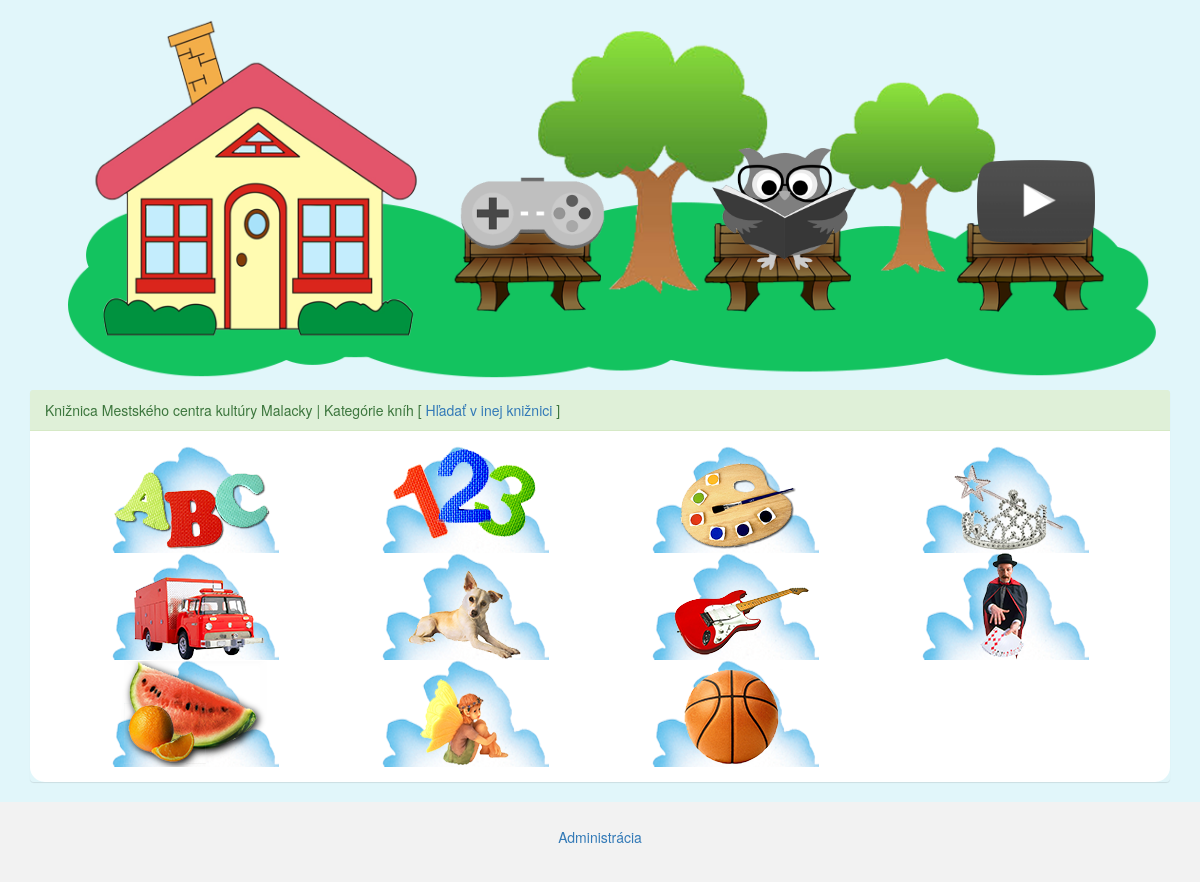
Screenshot of /books/index.php?sel_lib=4 with the database file from the repository.
### tables this page shows
CREATE TABLE `library` (
  `id` int(10) UNSIGNED NOT NULL,
  `lib_name` varchar(200) NOT NULL,
  `ip` varchar(100) NOT NULL,
  `format` varchar(50) NOT NULL,
  `db_name` varchar(100) NOT NULL,
  `port` int(11) NOT NULL,
  `location_id` int(10) UNSIGNED DEFAULT NULL
);

CREATE TABLE `book_cat` (
  `id` int(10) UNSIGNED NOT NULL,
  `name` varchar(50) NOT NULL,
  `keywords` varchar(300) NOT NULL,
  `image_path` varchar(300) NOT NULL
);

### books/select_categories.php (the view, shortened to what this page needs)
<?php
include "library.php";
if(isset($_GET['cat_id'])){
    $selected_library = $_GET['sel_lib'];
    $id = $_GET['cat_id'];
    $cat = "SELECT * FROM book_cat WHERE id=$id";
    $result = mysqli_query($conn, $cat);
    $row = mysqli_fetch_assoc($result);
    $name = $row['name'];
    $keywords = $row['keywords'];
    echo"
    <div class='panel panel-success'>
        <div class='panel-heading'>Kategória : $name</div>
        <div class='panel-body'>
             <div class='col-xs-12 col-sm-12 col-md-12' align='center'>
             ";
                search($conn, $selected_library, $keywords);
            echo"</div></div></div>";
}else if(isset($_GET['sel_lib'])){
        $selected_library = $_GET['sel_lib'];
        $lib_name = "SELECT * FROM library WHERE id = $selected_library";
        $res = mysqli_query($conn, $lib_name);
        $oneRow = mysqli_fetch_assoc($res);
        $lib_name = $oneRow['lib_name'];
                     ?>
                    <div class="panel panel-success">
                        <div class='panel-heading'><?php echo $lib_name; ?> | Kategórie kníh [<a href="index.php?manual=1"> Hľadať v inej knižnici </a>]</div>
                        <div class='panel-body'>
                            <div class='col-xs-12 col-sm-12 col-md-12' align="center">
                                <?php
                                $cat = "SELECT * FROM book_cat";
                                $result = mysqli_query($conn, $cat);
                                while ($row = mysqli_fetch_assoc($result)) {
                                    $cat_id = $row['id'];
                                    $image_path = $row['image_path'];
                                    echo "<div class='col-xs-12 col-sm-6 col-md-3'>
                                    <a href='index.php?sel_lib=$selected_library&cat_id=$cat_id'>
                                        <img src='../admin/" . $image_path . "' class='img-responsive' alt=''/>
                                    </a></div>";
                                }
                                echo "</div></div></div>";
}
?>

### css/homepage.css (style rules this page uses)
body { background-color: #e1f6fa; }
.panel { margin-top: 10px; border: 0px; background-color: #e1f6fa; border-color: #e1f6fa; }
.panel-body { background-color: white; border-radius: 15px; border-top-right-radius: 0px; border-top-left-radius: 0px; border-color: #e1f6fa; }

### rows the page displays
library: lib_name "Knižnica Mestského centra kultúry Malacky"
book_cat: image_path (picture)
book_cat: image_path (picture)
book_cat: image_path (picture)
book_cat: image_path (picture)
book_cat: image_path (picture)
book_cat: image_path (picture)
book_cat: image_path (picture)
book_cat: image_path (picture)
book_cat: image_path (picture)
book_cat: image_path (picture)
book_cat: image_path (picture)
